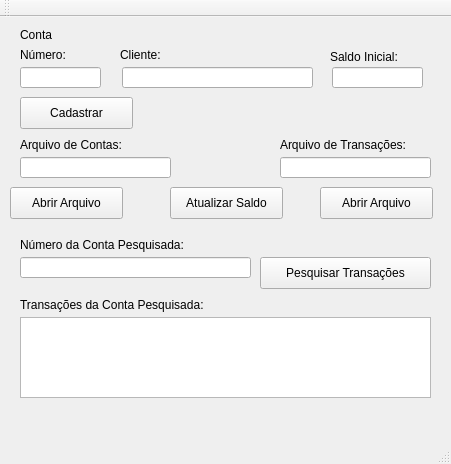
<?xml version="1.0" encoding="UTF-8"?>
<ui version="4.0">
 <class>MainWindow</class>
 <widget class="QMainWindow" name="MainWindow">
  <property name="geometry">
   <rect>
    <x>0</x>
    <y>0</y>
    <width>451</width>
    <height>464</height>
   </rect>
  </property>
  <property name="windowTitle">
   <string>MainWindow</string>
  </property>
  <widget class="QWidget" name="centralWidget">
   <widget class="QLabel" name="contaLbl">
    <property name="geometry">
     <rect>
      <x>20</x>
      <y>10</y>
      <width>60</width>
      <height>16</height>
     </rect>
    </property>
    <property name="text">
     <string>Conta</string>
    </property>
   </widget>
   <widget class="QLabel" name="numeroLbl">
    <property name="geometry">
     <rect>
      <x>20</x>
      <y>30</y>
      <width>60</width>
      <height>16</height>
     </rect>
    </property>
    <property name="text">
     <string>Número:</string>
    </property>
   </widget>
   <widget class="QLabel" name="clientLbl">
    <property name="geometry">
     <rect>
      <x>120</x>
      <y>30</y>
      <width>60</width>
      <height>16</height>
     </rect>
    </property>
    <property name="text">
     <string>Cliente:</string>
    </property>
   </widget>
   <widget class="QLabel" name="saldoInicialLbl">
    <property name="geometry">
     <rect>
      <x>330</x>
      <y>30</y>
      <width>81</width>
      <height>20</height>
     </rect>
    </property>
    <property name="text">
     <string>Saldo Inicial:</string>
    </property>
   </widget>
   <widget class="QLabel" name="arquivoContaLbl">
    <property name="geometry">
     <rect>
      <x>20</x>
      <y>120</y>
      <width>121</width>
      <height>16</height>
     </rect>
    </property>
    <property name="text">
     <string>Arquivo de Contas:</string>
    </property>
   </widget>
   <widget class="QLabel" name="arquivoTransacoesLbl">
    <property name="geometry">
     <rect>
      <x>280</x>
      <y>120</y>
      <width>151</width>
      <height>16</height>
     </rect>
    </property>
    <property name="text">
     <string>Arquivo de Transações:</string>
    </property>
   </widget>
   <widget class="QLabel" name="contaPesquisadaLbl">
    <property name="geometry">
     <rect>
      <x>20</x>
      <y>220</y>
      <width>201</width>
      <height>16</height>
     </rect>
    </property>
    <property name="text">
     <string>Número da Conta Pesquisada:</string>
    </property>
   </widget>
   <widget class="QLabel" name="transacoesPesquisadaLbl_2">
    <property name="geometry">
     <rect>
      <x>20</x>
      <y>280</y>
      <width>211</width>
      <height>16</height>
     </rect>
    </property>
    <property name="text">
     <string>Transações da Conta Pesquisada:</string>
    </property>
   </widget>
   <widget class="QPushButton" name="contasArquivoBtn">
    <property name="geometry">
     <rect>
      <x>10</x>
      <y>170</y>
      <width>113</width>
      <height>32</height>
     </rect>
    </property>
    <property name="text">
     <string>Abrir Arquivo</string>
    </property>
   </widget>
   <widget class="QPushButton" name="transacoesArquivoBtn">
    <property name="geometry">
     <rect>
      <x>320</x>
      <y>170</y>
      <width>113</width>
      <height>32</height>
     </rect>
    </property>
    <property name="text">
     <string>Abrir Arquivo</string>
    </property>
   </widget>
   <widget class="QPushButton" name="atualizarSaldoBtn">
    <property name="geometry">
     <rect>
      <x>170</x>
      <y>170</y>
      <width>113</width>
      <height>32</height>
     </rect>
    </property>
    <property name="text">
     <string>Atualizar Saldo</string>
    </property>
   </widget>
   <widget class="QPushButton" name="pesquisarTransacoesBtn">
    <property name="geometry">
     <rect>
      <x>260</x>
      <y>240</y>
      <width>171</width>
      <height>32</height>
     </rect>
    </property>
    <property name="text">
     <string>Pesquisar Transações</string>
    </property>
   </widget>
   <widget class="QPushButton" name="cadastrarBtn">
    <property name="geometry">
     <rect>
      <x>20</x>
      <y>80</y>
      <width>113</width>
      <height>32</height>
     </rect>
    </property>
    <property name="text">
     <string>Cadastrar</string>
    </property>
   </widget>
   <widget class="QLineEdit" name="numeroTxt">
    <property name="geometry">
     <rect>
      <x>20</x>
      <y>50</y>
      <width>81</width>
      <height>21</height>
     </rect>
    </property>
   </widget>
   <widget class="QLineEdit" name="clienteTxt">
    <property name="geometry">
     <rect>
      <x>122</x>
      <y>50</y>
      <width>191</width>
      <height>21</height>
     </rect>
    </property>
   </widget>
   <widget class="QLineEdit" name="saldoInicialTxt">
    <property name="geometry">
     <rect>
      <x>332</x>
      <y>50</y>
      <width>91</width>
      <height>21</height>
     </rect>
    </property>
   </widget>
   <widget class="QLineEdit" name="arquivoContaTxt">
    <property name="geometry">
     <rect>
      <x>20</x>
      <y>140</y>
      <width>151</width>
      <height>21</height>
     </rect>
    </property>
   </widget>
   <widget class="QLineEdit" name="arquivoTransacoesTxt">
    <property name="geometry">
     <rect>
      <x>280</x>
      <y>140</y>
      <width>151</width>
      <height>21</height>
     </rect>
    </property>
   </widget>
   <widget class="QLineEdit" name="contaPesquisadaTxt">
    <property name="geometry">
     <rect>
      <x>20</x>
      <y>240</y>
      <width>231</width>
      <height>21</height>
     </rect>
    </property>
   </widget>
   <widget class="QTextEdit" name="transacoesPesquisadaTxt">
    <property name="geometry">
     <rect>
      <x>20</x>
      <y>300</y>
      <width>411</width>
      <height>81</height>
     </rect>
    </property>
   </widget>
  </widget>
  <widget class="QMenuBar" name="menuBar">
   <property name="geometry">
    <rect>
     <x>0</x>
     <y>0</y>
     <width>451</width>
     <height>22</height>
    </rect>
   </property>
  </widget>
  <widget class="QToolBar" name="mainToolBar">
   <attribute name="toolBarArea">
    <enum>TopToolBarArea</enum>
   </attribute>
   <attribute name="toolBarBreak">
    <bool>false</bool>
   </attribute>
  </widget>
  <widget class="QStatusBar" name="statusBar"/>
 </widget>
 <layoutdefault spacing="6" margin="11"/>
 <resources/>
 <connections/>
</ui>
